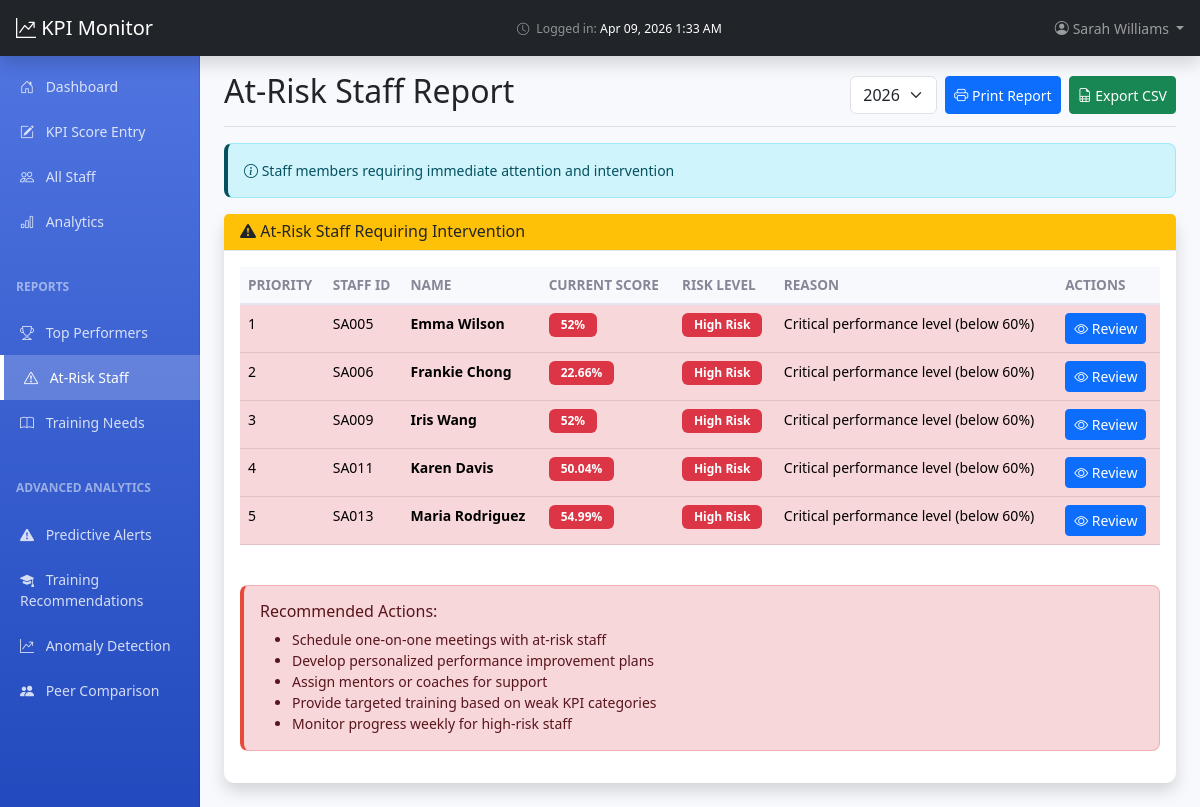
The page /supervisor/reports.php?type=at_risk (signed in) on the database its author committed.
### tables this page shows
CREATE TABLE `staff` (
  `staff_id` int(11) NOT NULL,
  `staff_code` varchar(20) NOT NULL,
  `name` varchar(100) NOT NULL,
  `email` varchar(100) DEFAULT NULL,
  `department` varchar(100) DEFAULT NULL,
  `position` varchar(100) DEFAULT 'Sales Assistant',
  `status` enum('Active','Inactive') DEFAULT 'Active',
  `hire_date` date DEFAULT NULL,
  `photo` varchar(100) DEFAULT NULL COMMENT 'Filename in assets/photos/ e.g. Alice_Johnson.jpg',
  `created_at` timestamp NOT NULL DEFAULT current_timestamp()
);

### supervisor/reports.php (the view, shortened to what the rows shown need)
<?php
require_once '../config/database.php';
require_once '../includes/KPICalculator.php';
$pdo = getDBConnection();
$calculator = new KPICalculator($pdo);
$report_type = $_GET['type'] ?? 'top_performers';
$current_year = date('Y');
$selected_year = $_GET['year'] ?? $current_year;
$report_data = [];
$report_title = '';
switch ($report_type) {
    case 'at_risk':
        $report_title = 'At-Risk Staff Report';
        $report_data = $calculator->getAtRiskStaff($selected_year);
        break;
}
?>
<!DOCTYPE html>
<html lang="en">
<head>
    <link href="https://cdn.jsdelivr.net/npm/bootstrap@5.3.0/dist/css/bootstrap.min.css" rel="stylesheet">
    <link rel="stylesheet" href="https://cdn.jsdelivr.net/npm/bootstrap-icons@1.11.0/font/bootstrap-icons.css">
    <link href="../assets/css/dashboard.css" rel="stylesheet">
</head>
<body>
    <div class="container-fluid">
        <div class="row">
            <main class="col-md-9 ms-sm-auto col-lg-10 px-md-4">
                <div class="d-flex justify-content-between flex-wrap flex-md-nowrap align-items-center pt-3 pb-2 mb-3 border-bottom">
                    <h1 class="h2"><?= $report_title ?></h1>
                </div>
                <?php if ($report_type == 'top_performers'): ?>
                    <div class="card shadow mb-4">
                        <div class="card-header">
                            <h6 class="m-0 font-weight-bold text-success">
                                <i class="bi bi-trophy-fill"></i> Top Performers (<?= $selected_year ?>)
                            </h6>
                        </div>
                        <div class="card-body">
                            <?php if (empty($report_data)): ?>
                                <p class="text-muted">No top performers found for this period.</p>
                            <?php else: ?>
                                <div class="table-responsive">
                                    <table class="table table-hover" id="reportTable">
                                        <thead>
                                            <tr>
                                                <th scope="col">Rank</th>
                                                <th scope="col">Staff ID</th>
                                                <th scope="col">Name</th>
                                                <th scope="col">Department</th>
                                                <th scope="col">Overall Score</th>
                                                <th scope="col">Actions</th>
                                            </tr>
                                        </thead>
                                        <tbody>
                                            <?php foreach ($report_data as $index => $staff): ?>
                                                <tr>
                                                    <td>
                                                        <?php if ($index == 0): ?>
                                                            <i class="bi bi-trophy-fill text-warning fs-4"></i>
                                                        <?php elseif ($index == 1): ?>
                                                            <i class="bi bi-trophy-fill text-secondary fs-5"></i>
                                                        <?php elseif ($index == 2): ?>
                                                            <i class="bi bi-trophy-fill text-danger fs-6"></i>
                                                        <?php else: ?>
                                                            <?= $index + 1 ?>
                                                        <?php endif; ?>
                                                    </td>
                                                    <td><?= htmlspecialchars($staff['staff_number']) ?></td>
                                                    <td><strong><?= htmlspecialchars($staff['full_name']) ?></strong></td>
                                                    <td><?= htmlspecialchars($staff['department']) ?></td>
                                                    <td>
                                                        <span class="badge bg-success fs-6"><?= $staff['overall_score'] ?>%</span>
                                                    </td>
                                                    <td>
                                                        <a href="staff_profile.php?id=<?= $staff['staff_id'] ?>"
                                                           class="btn btn-sm btn-primary">
                                                            <i class="bi bi-eye"></i> View Profile
                                                        </a>
                                                    </td>
                                                </tr>
                                            <?php endforeach; ?>
                                        </tbody>
                                    </table>
                                </div>
                                <div class="mt-4">
                                    <h6>Summary Statistics</h6>
                                    <div class="row">
                                        <div class="col-md-4">
                                            <div class="card bg-light">
                                                <div class="card-body text-center">
                                                    <h3><?= count($report_data) ?></h3>
                                                    <p class="mb-0">Total Top Performers</p>
                                                </div>
                                            </div>
                                        </div>
                                        <div class="col-md-4">
                                            <div class="card bg-light">
                                                <div class="card-body text-center">
                                                    <h3><?= round(array_sum(array_column($report_data, 'overall_score')) / count($report_data), 1) ?>%</h3>
                                                    <p class="mb-0">Average Score</p>
                                                </div>
                                            </div>
                                        </div>
                                        <div class="col-md-4">
                                            <div class="card bg-light">
                                                <div class="card-body text-center">
                                                    <h3><?= max(array_column($report_data, 'overall_score')) ?>%</h3>
                                                    <p class="mb-0">Highest Score</p>
                                                </div>
                                            </div>
                                        </div>
                                    </div>
                                </div>
                            <?php endif; ?>
                        </div>
                    </div>
                <?php elseif ($report_type == 'at_risk'): ?>
                    <div class="card shadow mb-4">
                        <div class="card-body">
                            <?php if (empty($report_data)): ?>
                                <div class="alert alert-success">
                                    <i class="bi bi-check-circle"></i> Excellent! No staff members are currently at risk.
                                </div>
                            <?php else: ?>
                                <div class="table-responsive">
                                    <table class="table table-hover" id="reportTable">
                                        <thead>
                                            <tr>
                                                <th scope="col">Priority</th>
                                                <th scope="col">Staff ID</th>
                                                <th scope="col">Name</th>
                                                <th scope="col">Current Score</th>
                                                <th scope="col">Risk Level</th>
                                                <th scope="col">Reason</th>
                                                <th scope="col">Actions</th>
                                            </tr>
                                        </thead>
                                        <tbody>
                                            <?php foreach ($report_data as $index => $staff): ?>
                                                <tr class="<?= $staff['risk_level'] == 'High' ? 'table-danger' : 'table-warning' ?>">
                                                    <td><?= $index + 1 ?></td>
                                                    <td><?= htmlspecialchars($staff['staff_number']) ?></td>
                                                    <td><strong><?= htmlspecialchars($staff['full_name']) ?></strong></td>
                                                    <td>
                                                        <span class="badge bg-danger"><?= $staff['current_score'] ?>%</span>
                                                    </td>
                                                    <td>
                                                        <span class="badge bg-<?= $staff['risk_level'] == 'High' ? 'danger' : 'warning' ?>">
                                                            <?= $staff['risk_level'] ?> Risk
                                                        </span>
                                                    </td>
                                                    <td><?= htmlspecialchars($staff['reason']) ?></td>
                                                    <td>
                                                        <a href="staff_profile.php?id=<?= $staff['staff_id'] ?>"
                                                           class="btn btn-sm btn-primary">
                                                            <i class="bi bi-eye"></i> Review
                                                        </a>
                                                    </td>
                                                </tr>
                                            <?php endforeach; ?>
                                        </tbody>
                                    </table>
                                </div>
                            <?php endif; ?>
                        </div>
                    </div>
                <?php endif; ?>
            </main>
        </div>
    </div>
</body>
</html>

### rows shown on the page
staff: staff_code "SA005", name "Emma Wilson", current_score "52", risk_level "High", reason "Critical performance level (below 60%)"
staff: staff_code "SA006", name "Frankie Chong", current_score "22.66", risk_level "High", reason "Critical performance level (below 60%)"
staff: staff_code "SA009", name "Iris Wang", current_score "52", risk_level "High", reason "Critical performance level (below 60%)"
staff: staff_code "SA011", name "Karen Davis", current_score "50.04", risk_level "High", reason "Critical performance level (below 60%)"
staff: staff_code "SA013", name "Maria Rodriguez", current_score "54.99", risk_level "High", reason "Critical performance level (below 60%)"

### other values the page prints
$login_display "Apr 09, 2026 1:33 AM"
$supervisor_name "Sarah Williams"
$report_title "At-Risk Staff Report"
$report_description "Staff members requiring immediate attention and intervention"
form field value "2026"
